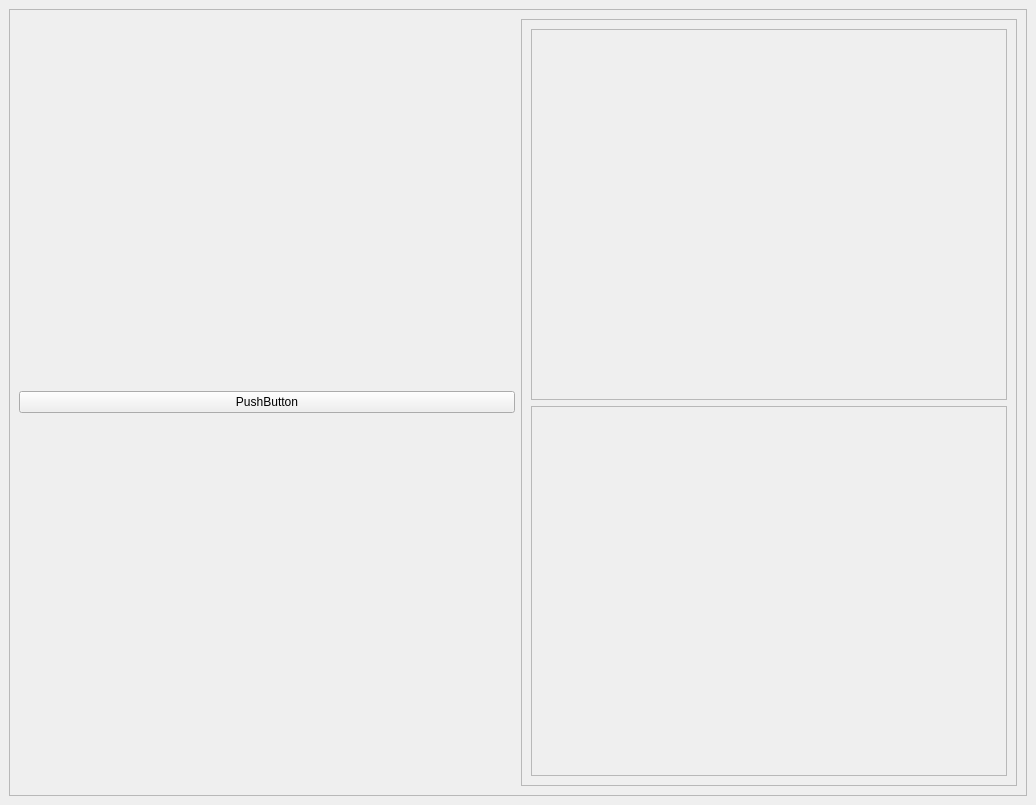
<?xml version="1.0" encoding="UTF-8"?>
<ui version="4.0">
 <class>MainWindow</class>
 <widget class="QMainWindow" name="MainWindow">
  <property name="geometry">
   <rect>
    <x>0</x>
    <y>0</y>
    <width>1036</width>
    <height>805</height>
   </rect>
  </property>
  <property name="windowTitle">
   <string>MainWindow</string>
  </property>
  <widget class="QWidget" name="centralwidget">
   <layout class="QGridLayout" name="gridLayout_5">
    <item row="0" column="0">
     <widget class="QFrame" name="frame">
      <property name="frameShape">
       <enum>QFrame::Shape::StyledPanel</enum>
      </property>
      <property name="frameShadow">
       <enum>QFrame::Shadow::Raised</enum>
      </property>
      <layout class="QHBoxLayout" name="horizontalLayout_4">
       <item>
        <layout class="QGridLayout" name="gridLayout_4">
         <item row="0" column="0">
          <widget class="QPushButton" name="pushButton">
           <property name="text">
            <string>PushButton</string>
           </property>
          </widget>
         </item>
        </layout>
       </item>
       <item>
        <widget class="QFrame" name="frame_2">
         <property name="frameShape">
          <enum>QFrame::Shape::StyledPanel</enum>
         </property>
         <property name="frameShadow">
          <enum>QFrame::Shadow::Raised</enum>
         </property>
         <layout class="QVBoxLayout" name="verticalLayout">
          <item>
           <widget class="QFrame" name="frame_3">
            <property name="frameShape">
             <enum>QFrame::Shape::StyledPanel</enum>
            </property>
            <property name="frameShadow">
             <enum>QFrame::Shadow::Raised</enum>
            </property>
           </widget>
          </item>
          <item>
           <widget class="QFrame" name="frame_4">
            <property name="frameShape">
             <enum>QFrame::Shape::StyledPanel</enum>
            </property>
            <property name="frameShadow">
             <enum>QFrame::Shadow::Raised</enum>
            </property>
           </widget>
          </item>
         </layout>
        </widget>
       </item>
      </layout>
     </widget>
    </item>
   </layout>
  </widget>
  <widget class="QMenuBar" name="menubar">
   <property name="geometry">
    <rect>
     <x>0</x>
     <y>0</y>
     <width>1036</width>
     <height>33</height>
    </rect>
   </property>
  </widget>
 </widget>
 <resources/>
 <connections/>
</ui>
